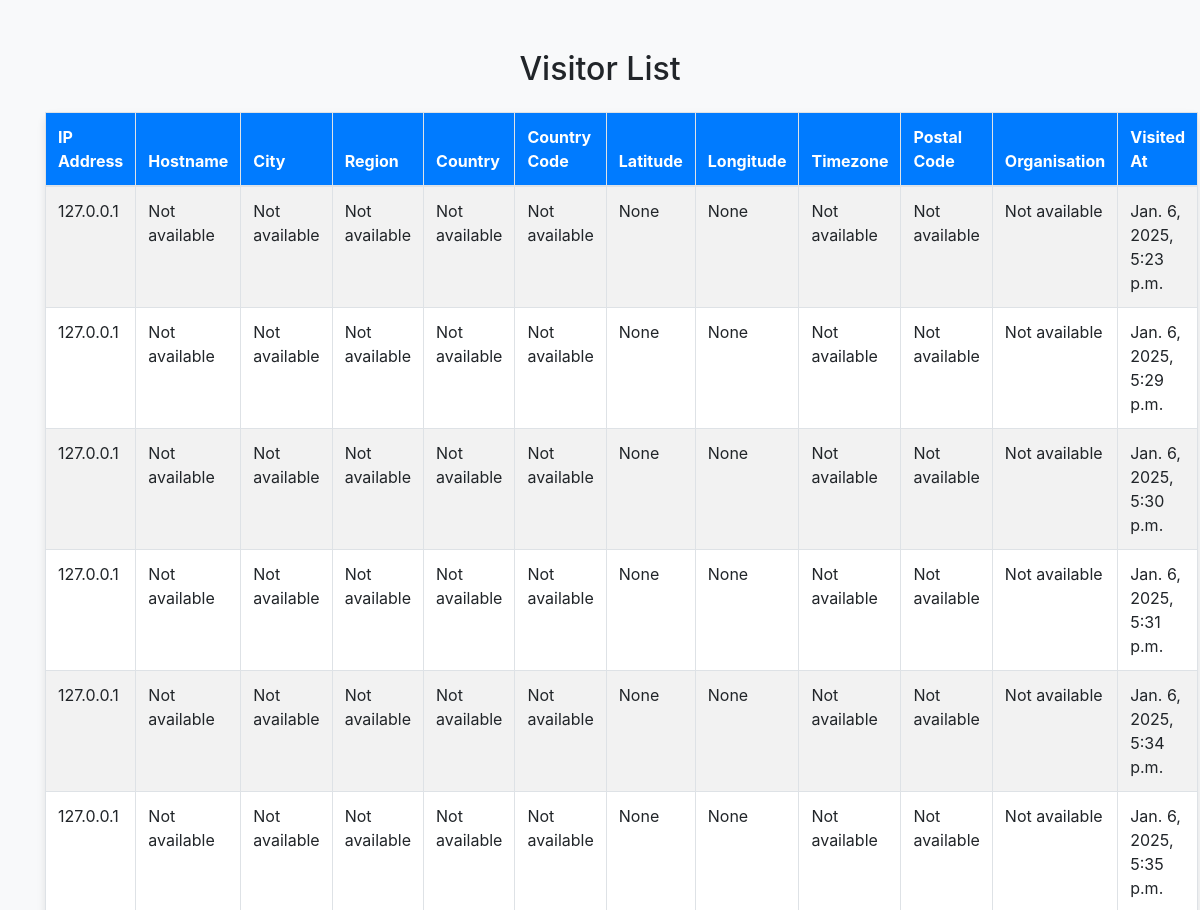
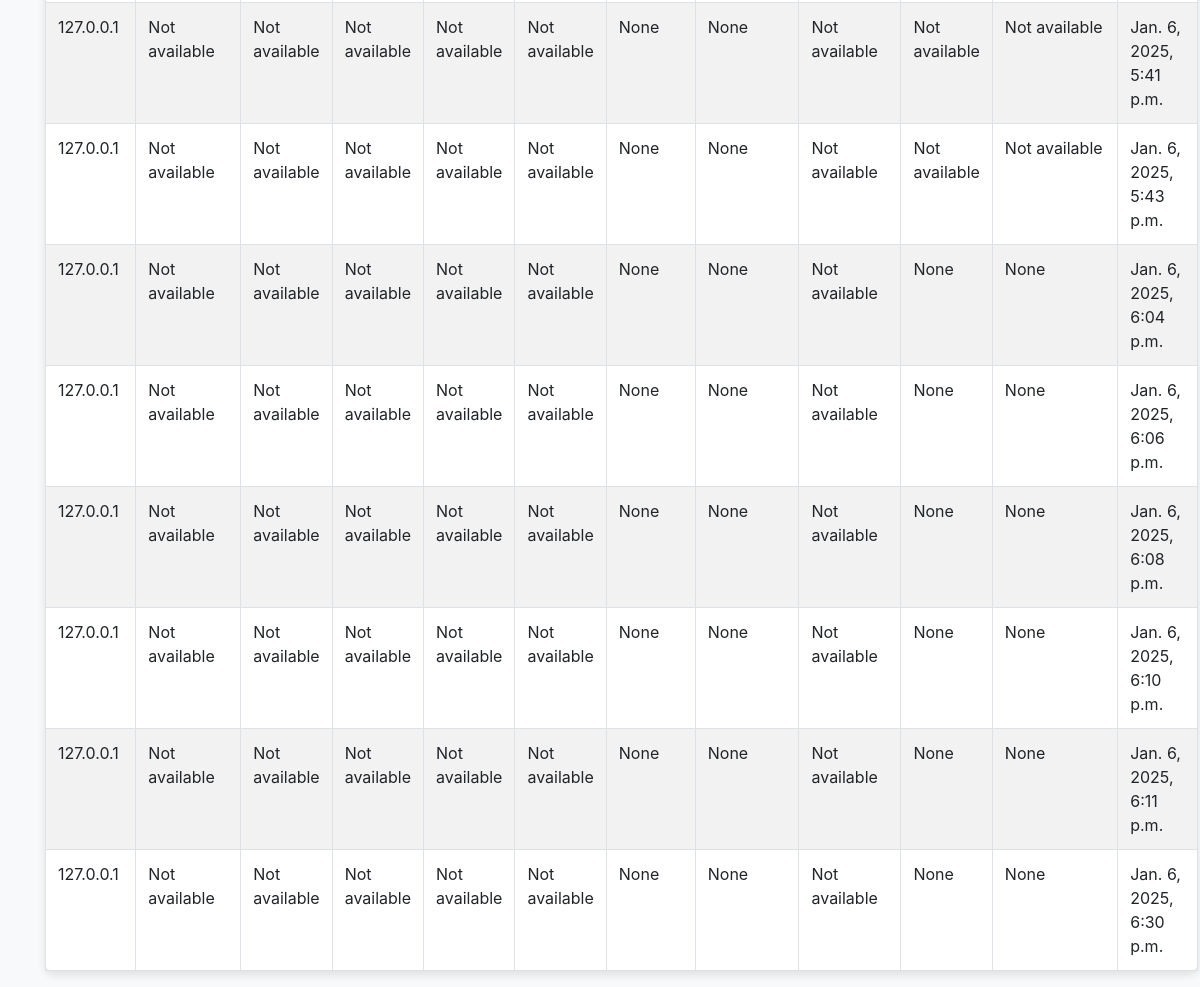
/visitors/, run on the app's committed database (2 pictures, top to bottom).
### usertracking/models.py (models this page shows, shortened)
class Visitor(models.Model):
    ip_address = models.GenericIPAddressField(null=True, blank=True)
    hostname = models.CharField(max_length=255, null=True, blank=True)
    city = models.CharField(max_length=255, null=True, blank=True)
    region = models.CharField(max_length=255, null=True, blank=True)
    country = models.CharField(max_length=255, null=True, blank=True)
    country_code = models.CharField(max_length=10, null=True, blank=True)
    latitude = models.FloatField(null=True, blank=True)
    longitude = models.FloatField(null=True, blank=True)
    timezone = models.CharField(max_length=255, null=True, blank=True)
    postal_code = models.CharField(max_length=20, null=True, blank=True)
    organisation = models.CharField(max_length=255, null=True, blank=True)
    visited_at = models.DateTimeField(auto_now_add=True)

### usertracking/views.py (the view)
# urls.py: path('visitors/', views.visitor_list, name='visitor_list'),
def visitor_list(request):
    visitors = Visitor.objects.all()
    return render(request, 'usertracking/visitor_list.html', {'visitors': visitors})

### usertracking/templates/usertracking/visitor_list.html (shortened to what this page needs)
<!DOCTYPE html>
<html lang="en">
<head>
    <link href="https://cdn.jsdelivr.net/npm/bootstrap@4.5.2/dist/css/bootstrap.min.css" rel="stylesheet">
</head>
<body>
    <div class="container">
        <h2 class="text-center mb-4">Visitor List</h2>
        <table class="table table-striped table-bordered">
            <thead class="header">
                <tr>
                    <th>IP Address</th>
                    <th>Hostname</th>
                    <th>City</th>
                    <th>Region</th>
                    <th>Country</th>
                    <th>Country Code</th>
                    <th>Latitude</th>
                    <th>Longitude</th>
                    <th>Timezone</th>
                    <th>Postal Code</th>
                    <th>Organisation</th>
                    <th>Visited At</th>
                </tr>
            </thead>
            <tbody>
                {% for visitor in visitors %}
                    <tr>
                        <td>{{ visitor.ip_address }}</td>
                        <td>{{ visitor.hostname }}</td>
                        <td>{{ visitor.city }}</td>
                        <td>{{ visitor.region }}</td>
                        <td>{{ visitor.country }}</td>
                        <td>{{ visitor.country_code }}</td>
                        <td>{{ visitor.latitude }}</td>
                        <td>{{ visitor.longitude }}</td>
                        <td>{{ visitor.timezone }}</td>
                        <td>{{ visitor.postal_code }}</td>
                        <td>{{ visitor.organisation }}</td>
                        <td>{{ visitor.visited_at }}</td>
                    </tr>
                {% empty %}
                    <tr>
                        <td colspan="12" class="text-center">No visitors found</td>
                    </tr>
                {% endfor %}
            </tbody>
        </table>
    </div>
</body>
</html>

### usertracking/templates/usertracking/visitor_list.html (style rules this page uses)
body { background-color: #f8f9fa; }
.container { margin-top: 50px; }
.table { background-color: #ffffff; border-radius: 8px; box-shadow: 0 4px 8px rgba(0, 0, 0, 0.1); }
th, td { vertical-align: middle; }
.header { background-color: #007bff; color: white; font-weight: bold; }

### data on the page
Visitor: ip_address "127.0.0.1", hostname "Not available", city "Not available", region "Not available", country "Not available", country_code "Not available", latitude "None", longitude "None", timezone "Not available", postal_code "Not available", organisation "Not available", visited_at "Jan. 6, 2025, 5:23 p.m."
Visitor: ip_address "127.0.0.1", hostname "Not available", city "Not available", region "Not available", country "Not available", country_code "Not available", latitude "None", longitude "None", timezone "Not available", postal_code "Not available", organisation "Not available", visited_at "Jan. 6, 2025, 5:29 p.m."
Visitor: ip_address "127.0.0.1", hostname "Not available", city "Not available", region "Not available", country "Not available", country_code "Not available", latitude "None", longitude "None", timezone "Not available", postal_code "Not available", organisation "Not available", visited_at "Jan. 6, 2025, 5:30 p.m."
Visitor: ip_address "127.0.0.1", hostname "Not available", city "Not available", region "Not available", country "Not available", country_code "Not available", latitude "None", longitude "None", timezone "Not available", postal_code "Not available", organisation "Not available", visited_at "Jan. 6, 2025, 5:31 p.m."
Visitor: ip_address "127.0.0.1", hostname "Not available", city "Not available", region "Not available", country "Not available", country_code "Not available", latitude "None", longitude "None", timezone "Not available", postal_code "Not available", organisation "Not available", visited_at "Jan. 6, 2025, 5:34 p.m."
Visitor: ip_address "127.0.0.1", hostname "Not available", city "Not available", region "Not available", country "Not available", country_code "Not available", latitude "None", longitude "None", timezone "Not available", postal_code "Not available", organisation "Not available", visited_at "Jan. 6, 2025, 5:35 p.m."
Visitor: ip_address "127.0.0.1", hostname "Not available", city "Not available", region "Not available", country "Not available", country_code "Not available", latitude "None", longitude "None", timezone "Not available", postal_code "Not available", organisation "Not available", visited_at "Jan. 6, 2025, 5:41 p.m."
Visitor: ip_address "127.0.0.1", hostname "Not available", city "Not available", region "Not available", country "Not available", country_code "Not available", latitude "None", longitude "None", timezone "Not available", postal_code "Not available", organisation "Not available", visited_at "Jan. 6, 2025, 5:43 p.m."
Visitor: ip_address "127.0.0.1", hostname "Not available", city "Not available", region "Not available", country "Not available", country_code "Not available", latitude "None", longitude "None", timezone "Not available", postal_code "None", organisation "None", visited_at "Jan. 6, 2025, 6:04 p.m."
Visitor: ip_address "127.0.0.1", hostname "Not available", city "Not available", region "Not available", country "Not available", country_code "Not available", latitude "None", longitude "None", timezone "Not available", postal_code "None", organisation "None", visited_at "Jan. 6, 2025, 6:06 p.m."
Visitor: ip_address "127.0.0.1", hostname "Not available", city "Not available", region "Not available", country "Not available", country_code "Not available", latitude "None", longitude "None", timezone "Not available", postal_code "None", organisation "None", visited_at "Jan. 6, 2025, 6:08 p.m."
Visitor: ip_address "127.0.0.1", hostname "Not available", city "Not available", region "Not available", country "Not available", country_code "Not available", latitude "None", longitude "None", timezone "Not available", postal_code "None", organisation "None", visited_at "Jan. 6, 2025, 6:10 p.m."
Visitor: ip_address "127.0.0.1", hostname "Not available", city "Not available", region "Not available", country "Not available", country_code "Not available", latitude "None", longitude "None", timezone "Not available", postal_code "None", organisation "None", visited_at "Jan. 6, 2025, 6:11 p.m."
Visitor: ip_address "127.0.0.1", hostname "Not available", city "Not available", region "Not available", country "Not available", country_code "Not available", latitude "None", longitude "None", timezone "Not available", postal_code "None", organisation "None", visited_at "Jan. 6, 2025, 6:30 p.m."
